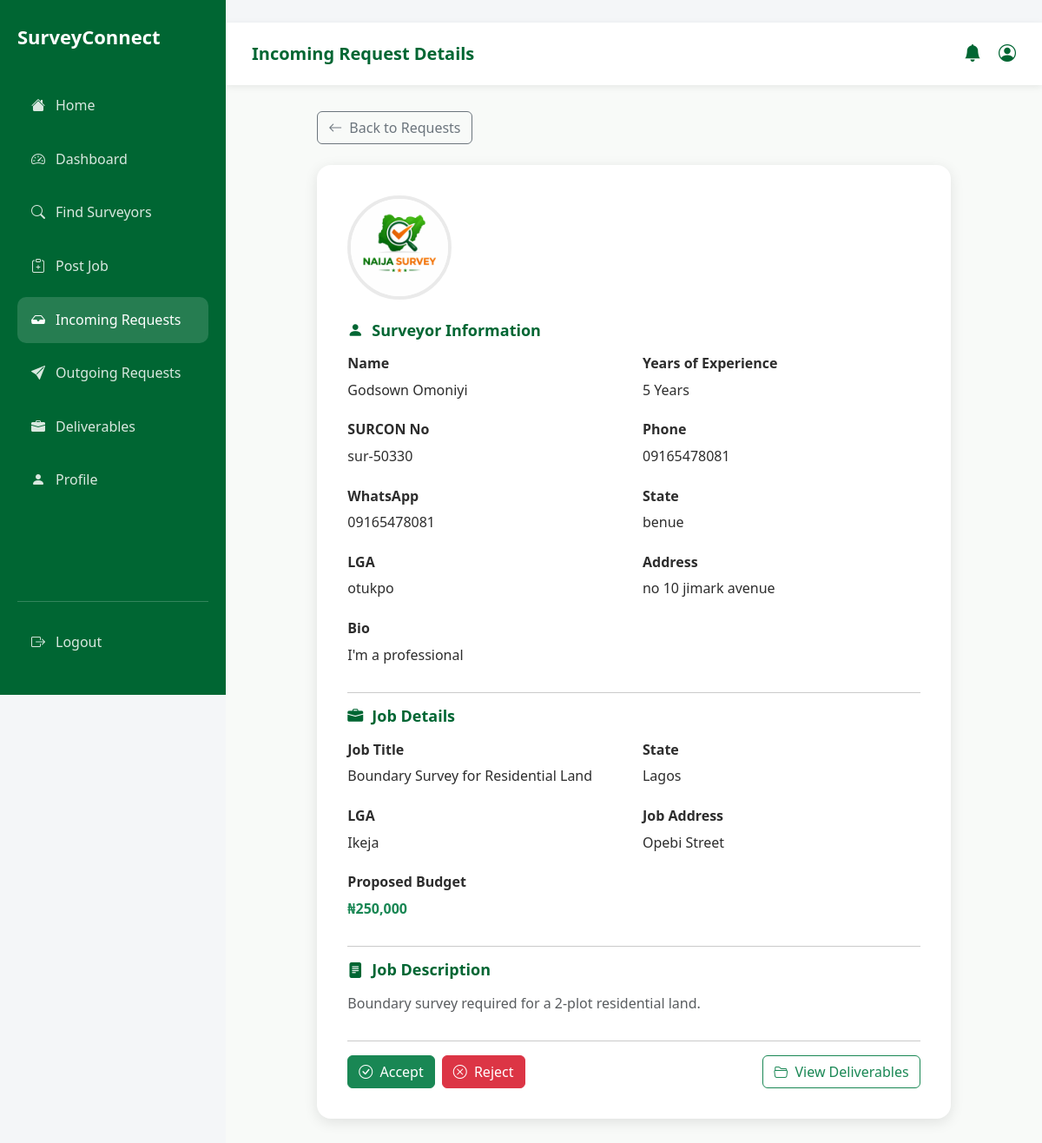
Page /client/incoming-request.php?id=3 (signed in) on the committed database.
### tables this page shows
CREATE TABLE IF NOT EXISTS `request_to_clients` (
  `id` int NOT NULL AUTO_INCREMENT,
  `job_id` int NOT NULL,
  `surveyor_profile_id` int NOT NULL,
  `client_profile_id` int NOT NULL,
  `request_status` enum('pending','accepted','rejected') NOT NULL DEFAULT 'pending',
  `updated_at` datetime DEFAULT NULL,
  `created_at` timestamp NOT NULL DEFAULT CURRENT_TIMESTAMP,
  PRIMARY KEY (`id`),
  KEY `fk_rtc_job` (`job_id`),
  KEY `fk_rtc_surveyor` (`surveyor_profile_id`),
  KEY `fk_rtc_client` (`client_profile_id`)
);

CREATE TABLE IF NOT EXISTS `surveyors_profile` (
  `id` int NOT NULL AUTO_INCREMENT,
  `account_id` int NOT NULL,
  `first_name` varchar(100) NOT NULL,
  `surname` varchar(100) NOT NULL,
  `other_names` varchar(100) DEFAULT NULL,
  `phone_number` varchar(20) NOT NULL,
  `whatsapp_number` varchar(20) NOT NULL,
  `years_of_experience` int NOT NULL,
  `bio` text NOT NULL,
  `state` varchar(100) NOT NULL,
  `lga` varchar(100) NOT NULL,
  `address` text NOT NULL,
  `profile_image` varchar(255) NOT NULL,
  `id_type` varchar(50) NOT NULL,
  `id_document` varchar(255) NOT NULL,
  `surcon_number` varchar(50) NOT NULL,
  `specialization` enum('Land & Boundary Survey','Engineering Survey','Topographic Survey','Cadastral Survey','Hydrographic Survey','GIS Survey') NOT NULL,
  `verification_status` enum('pending','verified','rejected') NOT NULL DEFAULT 'pending',
  `verified_at` datetime NOT NULL DEFAULT CURRENT_TIMESTAMP,
  `created_at` datetime NOT NULL DEFAULT CURRENT_TIMESTAMP,
  `updated_at` datetime NOT NULL DEFAULT CURRENT_TIMESTAMP ON UPDATE CURRENT_TIMESTAMP,
  `rating` decimal(2,1) NOT NULL DEFAULT '0.0',
  `reviews_count` int NOT NULL DEFAULT '0',
  PRIMARY KEY (`id`),
  KEY `fk_surveyor_user` (`account_id`)
);

CREATE TABLE IF NOT EXISTS `jobs` (
  `id` int NOT NULL AUTO_INCREMENT,
  `client_profile_id` int NOT NULL,
  `job_title` varchar(255) NOT NULL,
  `job_description` text NOT NULL,
  `proposed_budget` varchar(100) NOT NULL,
  `job_state` varchar(100) NOT NULL,
  `job_lga` varchar(100) NOT NULL,
  `job_address` text NOT NULL,
  `job_status` enum('available','taken','completed') NOT NULL DEFAULT 'available',
  `created_at` datetime NOT NULL DEFAULT CURRENT_TIMESTAMP,
  PRIMARY KEY (`id`),
  KEY `fk_jobs_client` (`client_profile_id`)
);

### models/Request.php (called while the page is built, shortened)
<?php
class Request{
    public function getClientIncomingRequestById($request_id, $client_profile_id, $pdo){
        $sql = "SELECT r.*, r.id as rtc_table_id, s.*, s.id as sp_table_id, a.email, j.*, j.id as job_table_id
                FROM request_to_clients r
                LEFT JOIN surveyors_profile s ON r.surveyor_profile_id = s.id
                LEFT JOIN accounts a ON s.account_id = a.id
                LEFT JOIN jobs j ON r.job_id = j.id
                WHERE r.id = ? AND r.client_profile_id = ?";
        $stmt = $pdo->prepare($sql);
        $stmt->execute([$request_id, $client_profile_id]);
        $request = $stmt->fetch(PDO::FETCH_ASSOC);
        return $request;
    }
}

### models/ClientProfile.php (called while the page is built, shortened)
<?php
class ClientProfile{
    public function getClientProfileByAccountId($account_id, $pdo){
        $sql = "SELECT * FROM clients_profile WHERE account_id = ?";
        $stmt = $pdo->prepare($sql);
        $stmt->execute([$account_id]);
        $client_profile = $stmt->fetch(PDO::FETCH_ASSOC);
        return $client_profile;
    }
}

### client/incoming-request.php (the view, shortened to what this page needs)
<?php
require_once "../config/db-connect.php";
require_once "../models/ClientProfile.php";
require_once "../models/Request.php";
$account_id = $_SESSION['id'];
$clientProfileModel = new ClientProfile();
$profile = $clientProfileModel->getClientProfileByAccountId($account_id, $pdo);
$client_profile_id = $profile['id'];
$request_id = (int) $_GET['id'];
$requestModel = new Request();
$request = $requestModel->getClientIncomingRequestById(
    $request_id,
    $client_profile_id,
    $pdo
);
$surveyorImage = !empty($request['profile_image'])
    ? "../uploads/profile_images/" . $request['profile_image']
    : "../assets/images/surveyor_avatar.jpg";
?>
<!DOCTYPE html>
<html lang="en">
<head>
  <link href="https://cdn.jsdelivr.net/npm/bootstrap@5.3.2/dist/css/bootstrap.min.css" rel="stylesheet">
  <link rel="stylesheet" href="https://cdn.jsdelivr.net/npm/bootstrap-icons@1.11.3/font/bootstrap-icons.min.css">
  <link rel="stylesheet" href="../assets/css/style.css">
</head>
<body>
  <?php include "../components/clientSidebar.php"; ?>
  <div class="surveyor-main">
    <nav class="surveyor-topbar">
      <div class="d-flex align-items-center gap-3">
        <strong>Incoming Request Details</strong>
      </div>
      <div class="topbar-actions">
        <i class="bi bi-bell-fill"></i>
        <i class="bi bi-person-circle"></i>
      </div>
    </nav>
    <div class="dashboard-content">
      <div class="row justify-content-center">
        <div class="col-lg-10">
          <a href="incoming-requests.php" class="btn btn-outline-secondary mb-4">
            <i class="bi bi-arrow-left me-2"></i>Back to Requests
          </a>
          <div class="request-detail-card">
            <img
              src="<?= htmlspecialchars($surveyorImage) ?>"
              alt="Surveyor Profile"
              class="job-image"
              style="object-fit: cover;"
            >
            <div class="detail-section">
              <h3 class="detail-section-title">
                <i class="bi bi-person-fill"></i> Surveyor Information
              </h3>
              <div class="detail-grid">
                <div class="detail-item">
                  <strong>Name</strong>
                  <span><?= htmlspecialchars($request['first_name'] . ' ' . $request['surname']) ?></span>
                </div>
                <div class="detail-item">
                  <strong>Years of Experience</strong>
                  <span><?= (int) $request['years_of_experience'] ?> Years</span>
                </div>
                <div class="detail-item">
                  <strong>SURCON No</strong>
                  <span><?= htmlspecialchars($request['surcon_number']) ?></span>
                </div>
                <div class="detail-item">
                  <strong>Phone</strong>
                  <span><?= htmlspecialchars($request['phone_number']) ?></span>
                </div>
                <div class="detail-item">
                  <strong>WhatsApp</strong>
                 <span><?= htmlspecialchars($request['whatsapp_number']) ?></span>
                </div>
                <div class="detail-item">
                  <strong>State</strong>
                  <span><?= htmlspecialchars($request['state']) ?></span>
                </div>
                <div class="detail-item">
                  <strong>LGA</strong>
                 <span><?= htmlspecialchars($request['lga']) ?></span>
                </div>
                <div class="detail-item">
                  <strong>Address</strong>
                  <span><?= htmlspecialchars($request['address']) ?></span>
                </div>
                <div class="detail-item" style="grid-column: 1 / -1;">
                  <strong>Bio</strong>
                  <span><?= htmlspecialchars($request['bio']) ?></span>
                </div>
              </div>
            </div>
            <hr>
            <div class="detail-section">
              <h3 class="detail-section-title">
                <i class="bi bi-briefcase-fill"></i> Job Details
              </h3>
              <div class="detail-grid">
                <div class="detail-item">
                  <strong>Job Title</strong>
                  <span><?= htmlspecialchars($request['job_title']) ?></span>
                </div>
                <div class="detail-item">
                  <strong>State</strong>
                  <span><?= htmlspecialchars($request['job_state']) ?></span>
                </div>
                <div class="detail-item">
                  <strong>LGA</strong>
                  <span><?= htmlspecialchars($request['job_lga']) ?></span>
                </div>
                <div class="detail-item">
                  <strong>Job Address</strong>
                 <span><?= htmlspecialchars($request['job_address']) ?></span>
                </div>
                <div class="detail-item">
                  <strong>Proposed Budget</strong>
                 <span class="text-success fw-bold">
                    ₦<?= number_format($request['proposed_budget']) ?>
                 </span>
                </div>
              </div>
            </div>
            <hr>
            <div class="detail-section">
              <h3 class="detail-section-title">
                <i class="bi bi-file-text-fill"></i> Job Description
              </h3>
              <p class="text-muted">
                <?= nl2br(htmlspecialchars($request['job_description'])) ?>
              </p>
            </div>
            <hr>
            <div class="d-flex justify-content-between align-items-center">
              <div class="d-flex gap-2">
                <form method="post" class="d-flex gap-2">
                  <button type="submit" name="action" value="accepted" class="btn btn-success">
                    <i class="bi bi-check-circle me-1"></i> Accept
                  </button>
                  <button type="submit" name="action" value="rejected" class="btn btn-danger">
                    <i class="bi bi-x-circle me-1"></i> Reject
                  </button>
                </form>
              </div>
              <button class="btn btn-outline-success" data-bs-toggle="modal" data-bs-target="#deliverableModal">
                <i class="bi bi-folder2-open me-1"></i> View Deliverables
              </button>
            </div>
          </div>
        </div>
      </div>
    </div>
  </div>
</body>
</html>

### rows in the picture
request_to_clients: surveyor_profile.profile_image (picture), surveyor_profile.surname "Godsown Omoniyi", surveyor_profile.years_of_experience "5", surveyor_profile.surcon_number "sur-50330", surveyor_profile.phone_number "09165478081", surveyor_profile.whatsapp_number "09165478081", surveyor_profile.state "benue", surveyor_profile.lga "otukpo", surveyor_profile.address "no 10 jimark avenue", surveyor_profile.bio "I'm a professional", job.job_title "Boundary Survey for Residential Land", job.job_state "Lagos", job.job_lga "Ikeja", job.job_address "Opebi Street", job.proposed_budget "250,000", job.job_description "Boundary survey required for a 2-plot residential land."
